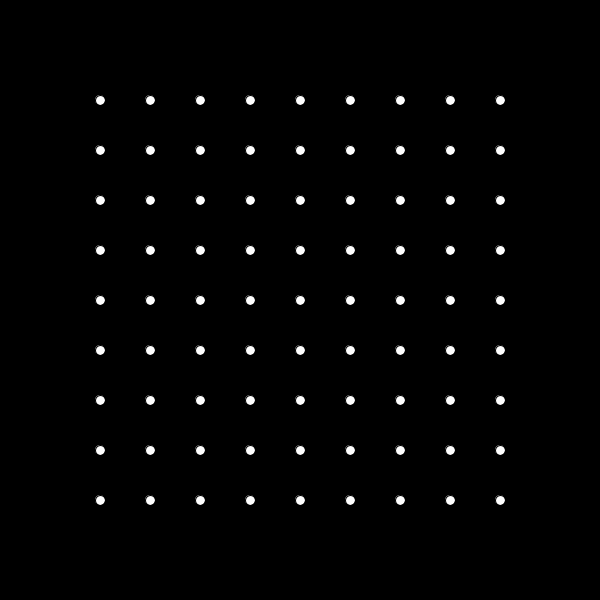
Frame 1 (no input)
Frame 60 (the mouse pressed at the canvas centre just before this capture): identical to frame 1, image omitted
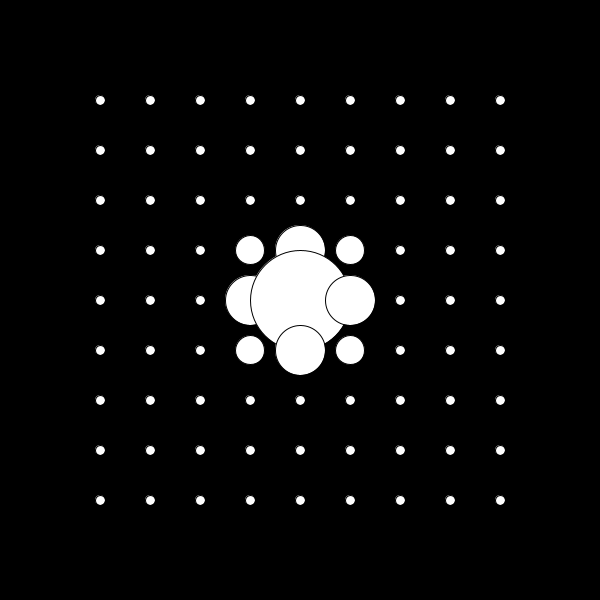
Frame 120 (the mouse held since frame 60 and released just before this capture)

The Processing sketch that drew these frames (run headless with seeded random() and noise(); from frame 60 on, the mouse is pressed at the canvas centre):

// Processing sketch: sketch_11_mouseAndGrid
// ── sketch_11_mouseAndGrid.pde

void setup () {
  size(600, 600);
}

void draw () {
  background(0);
  for (int x = 100; x <= 500; x += 50) {
    for (int y = 100;  y <= 500; y += 50) {
      float s = constrain(100 - dist(mouseX, mouseY, x, y), 10, 100);
      ellipse(x, y, s, s);
    }
  }
}
